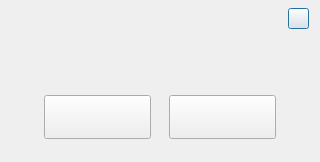
<?xml version="1.0" encoding="UTF-8"?>
<ui version="4.0">
 <class>DialogDraw</class>
 <widget class="QDialog" name="DialogDraw">
  <property name="geometry">
   <rect>
    <x>0</x>
    <y>0</y>
    <width>320</width>
    <height>162</height>
   </rect>
  </property>
  <property name="windowTitle">
   <string>Dialog</string>
  </property>
  <widget class="QLabel" name="background">
   <property name="geometry">
    <rect>
     <x>0</x>
     <y>0</y>
     <width>320</width>
     <height>162</height>
    </rect>
   </property>
   <property name="text">
    <string/>
   </property>
   <property name="pixmap">
    <pixmap resource="../res.qrc">:/img/res/draw.png</pixmap>
   </property>
  </widget>
  <widget class="QPushButton" name="cancelBtn">
   <property name="geometry">
    <rect>
     <x>288</x>
     <y>8</y>
     <width>21</width>
     <height>21</height>
    </rect>
   </property>
   <property name="text">
    <string/>
   </property>
  </widget>
  <widget class="QPushButton" name="newBtn">
   <property name="geometry">
    <rect>
     <x>169</x>
     <y>95</y>
     <width>107</width>
     <height>44</height>
    </rect>
   </property>
   <property name="text">
    <string/>
   </property>
  </widget>
  <widget class="QPushButton" name="exitBtn">
   <property name="geometry">
    <rect>
     <x>44</x>
     <y>95</y>
     <width>107</width>
     <height>44</height>
    </rect>
   </property>
   <property name="text">
    <string/>
   </property>
  </widget>
 </widget>
 <resources>
  <include location="../res.qrc"/>
 </resources>
 <connections/>
</ui>
